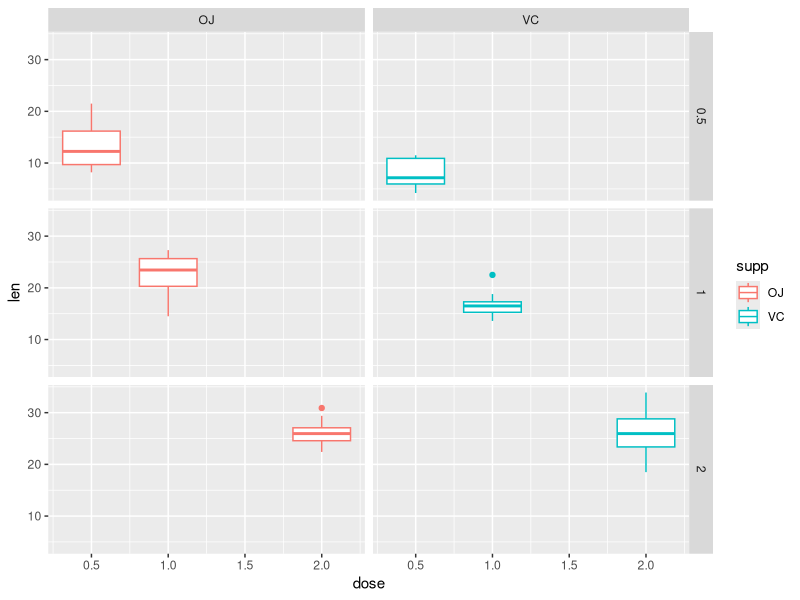

Generate this figure with R:
##comments
library(ggplot2)
library(dplyr)
data(ToothGrowth)

p1 <- ggplot(ToothGrowth, aes(dose,len,color = supp))+
      geom_boxplot()+
      facet_grid(dose ~ supp)
print(p1)
